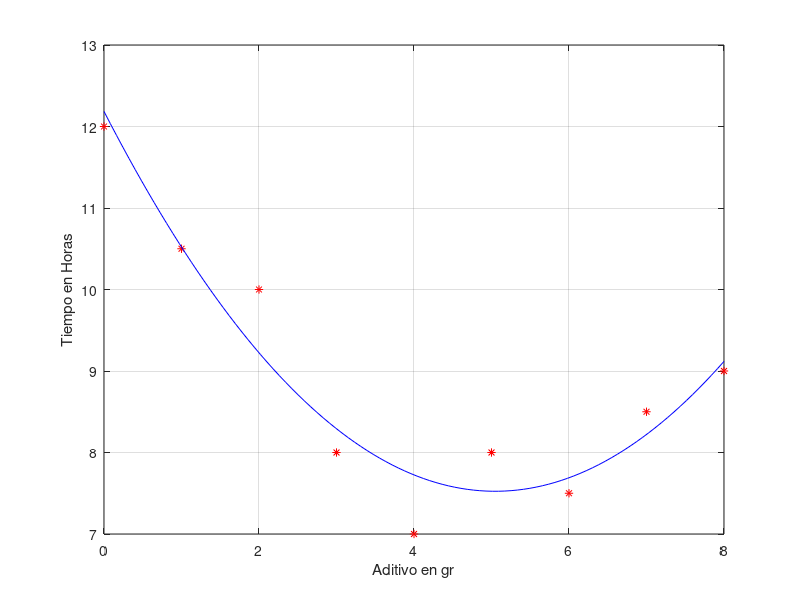

Recreate this plot in MATLAB.
clc;clear;close all

%Datos
x = (0:8)';
y = [12; 10.5; 10.0; 8.0; 7.0; 8.0; 7.5; 8.5; 9.0];
%Construccion de la Matriz A y b
A = [x.^2 x ones(length(x),1)];
b = y;
%Resolviendo Ac=b a traves de minimos cuadrados
c = A\b;
%Graficas
f =@(x) c(1)*x.^2 +c(2)*x + c(3);
xx = linspace(0,8);
plot(x,y,'*r');grid on;hold on
plot(xx,f(xx),'b')
xlabel('Aditivo en gr')
ylabel('Tiempo en Horas')

%que cantidad de aditivo resulta en tiempo minimo de secado?
%Cual es el tiempo minimo de secado?
%aditivo_minimo = -b/2a
%tiempo_minimo = f(-b/2a)
aditivo_minimo = -c(2)/2/c(1)
tiempo_minimo = f(aditivo_minimo)
min(f(xx))